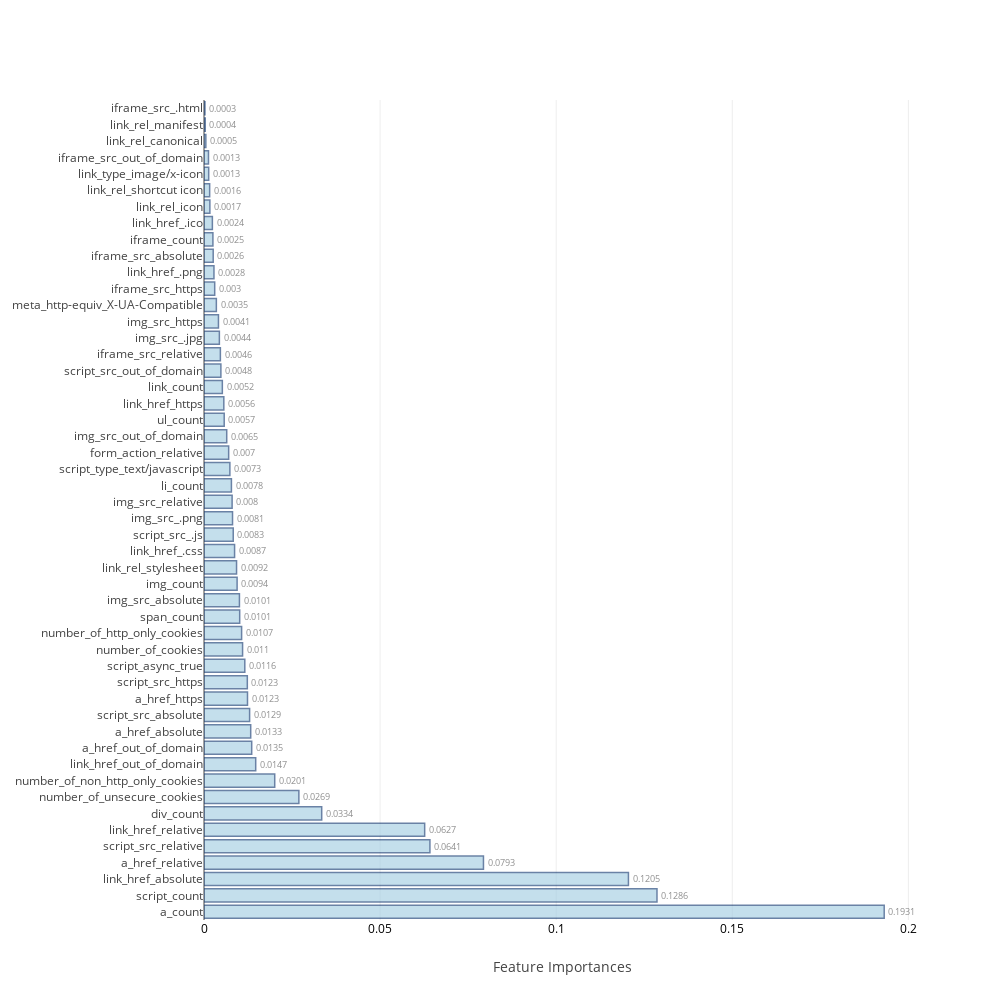
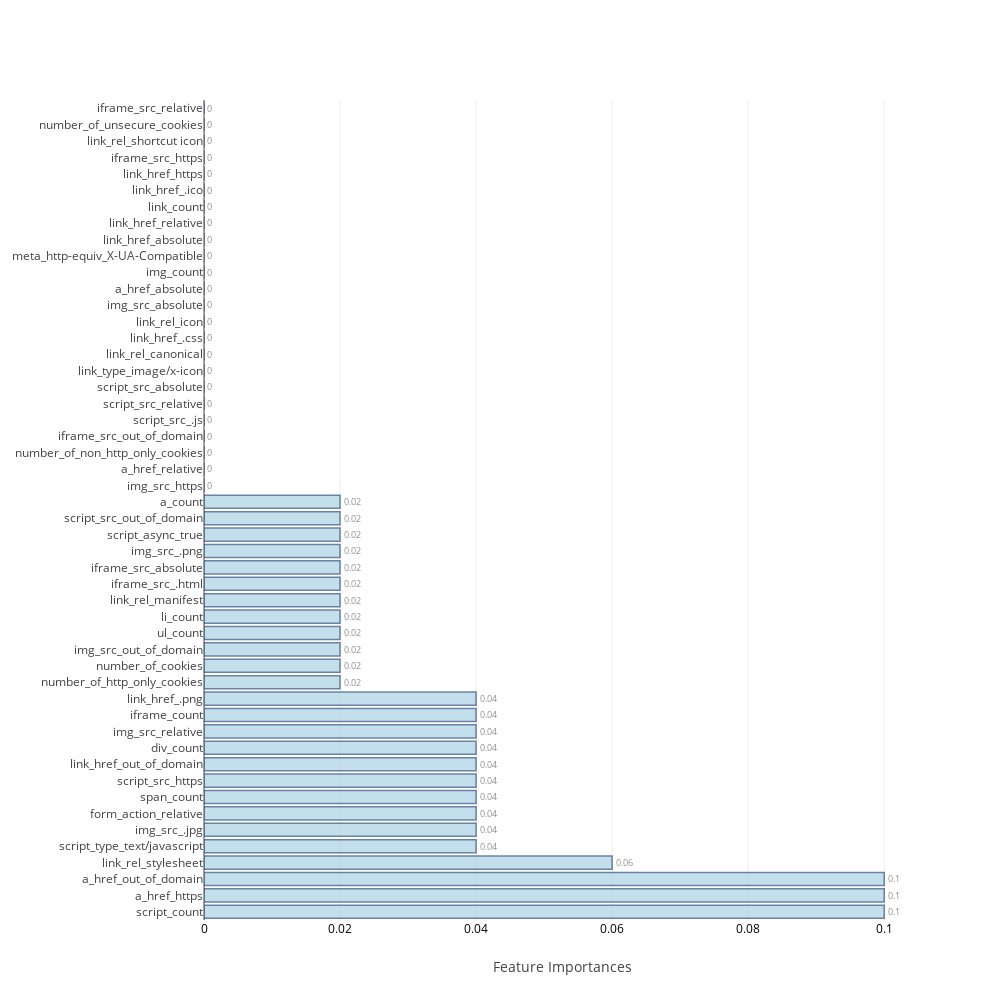
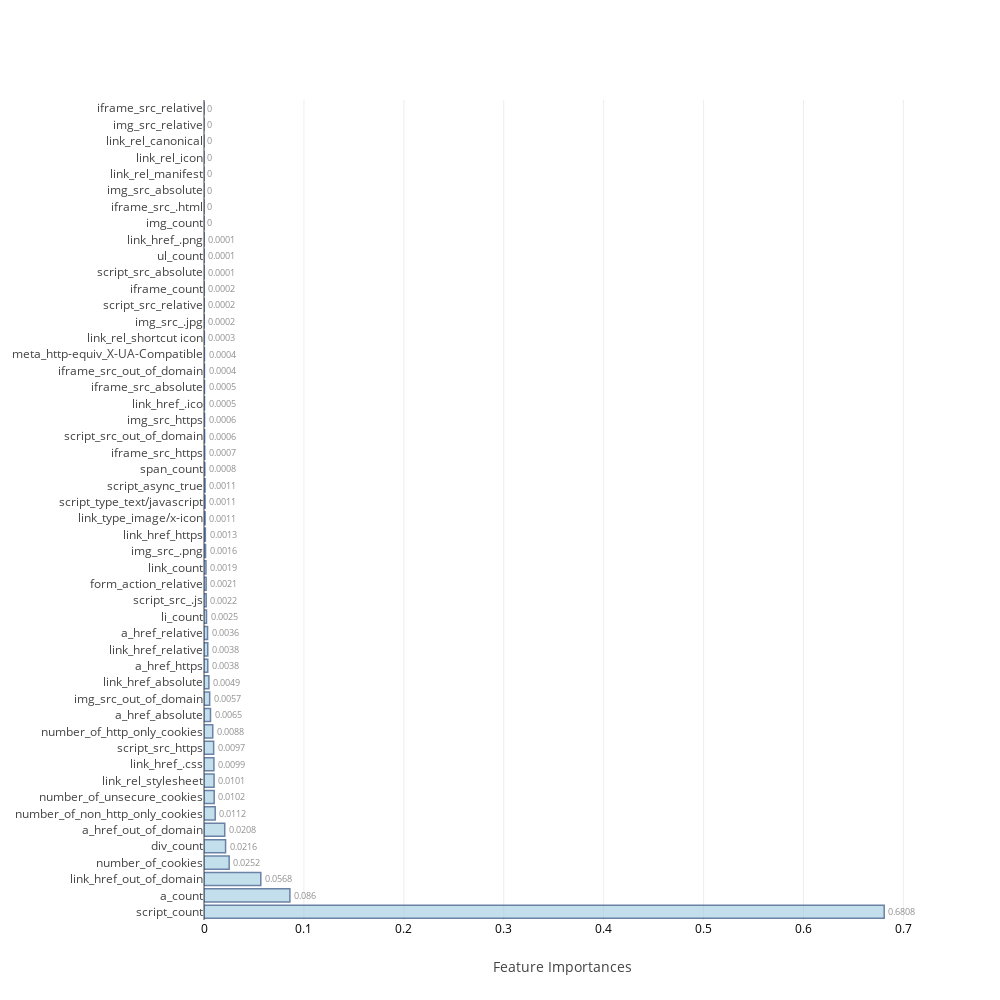
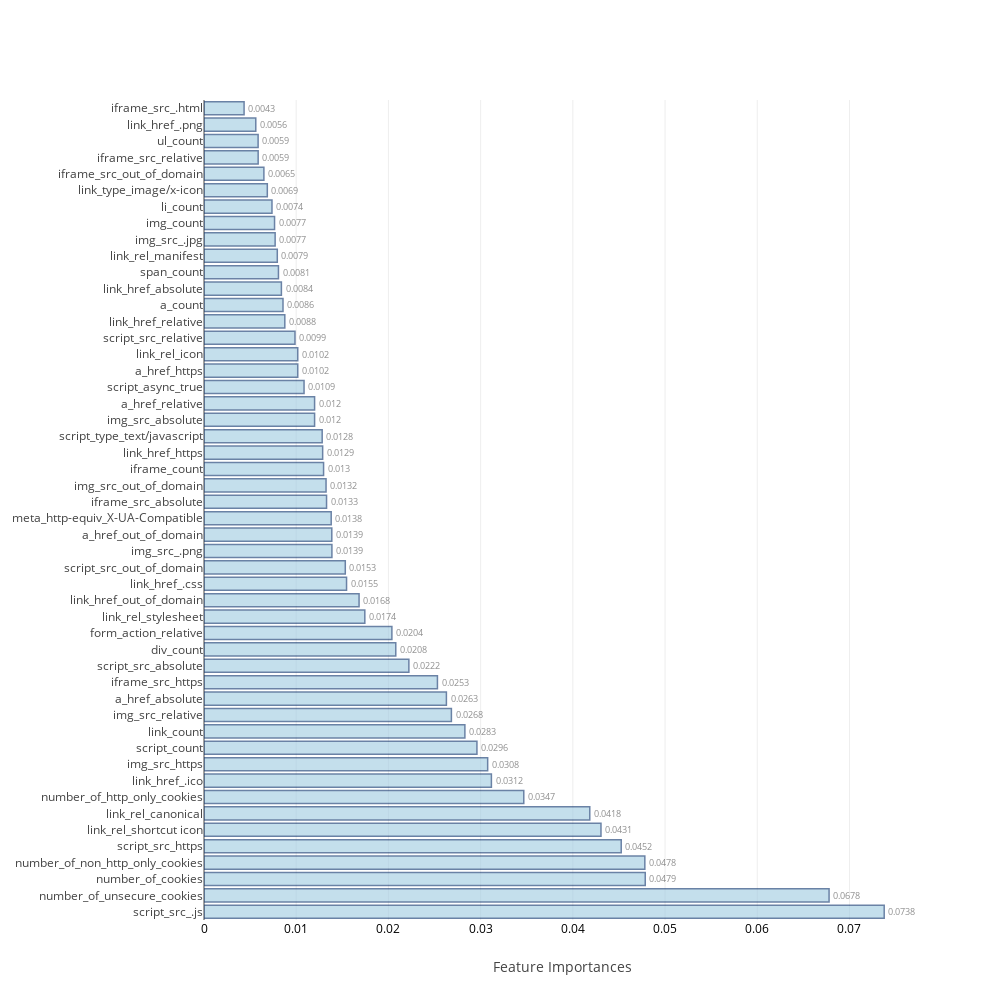

Source (notebook cell) for these figures, in order:
### Code cell
feat_imp=[None]*4
j=0
for i in range(0,8):
    if i>=2 and i<=5:
        model,cm_train,cm_test,acc_train,acc_test,roc_auc,feat_imp[j]=f[i](X_train,Y_train,X_test,Y_test,columns)
        j=j+1
    else:
        model,cm_train,cm_test,acc_train,acc_test,roc_auc=f[i](X_train,Y_train,X_test,Y_test)
    table_80_50_train.loc[i]=   ([acc_train,cm_train.TP,cm_train.TN,cm_train.FP,cm_train.FN,cm_train.FPR,cm_train.FNR])
    table_80_50_test.loc[i] =   ([acc_test ,cm_test.TP, cm_test.TN, cm_test.FP, cm_test.FN, cm_test.FPR, cm_test.FNR,roc_auc])
    print("\n")

### Figure 1 — Plotly figure (JSON) as saved in the notebook; plotly's stock layout.template omitted (floating-point values rounded to 4 significant figures)
{"data": [{"marker": {"color": "rgb(158,202,225)", "line": {"color": "rgb(8,48,107)", "width": 1.5}}, "opacity": 0.6, "orientation": "h", "text": [0.1931, 0.1286, 0.1205, 0.0793, 0.0641, 0.0627, 0.0334, 0.0269, 0.0201, 0.0147, 0.0135, 0.0133, 0.0129, 0.0123, 0.0123, 0.0116, 0.011, 0.0107, 0.0101, 0.0101, 0.0094, 0.0092, 0.0087, 0.0083, 0.0081, 0.008, 0.0078, 0.0073, 0.007, 0.0065, 0.0057, 0.0056, 0.0052, 0.0048, 0.0046, 0.0044, 0.0041, 0.0035, 0.003, 0.0028, 0.0026, 0.0025, 0.0024, 0.0017, 0.0016, 0.0013, 0.0013, 0.0005, 0.0004, 0.0003], "textposition": "outside", "type": "bar", "uid": "f7cd1506-4eed-46ae-8002-1943d5d5f751", "x": [0.1931, 0.1286, 0.1205, 0.07935, 0.06415, 0.06265, 0.03342, 0.02693, 0.02008, 0.01468, 0.01354, 0.01326, 0.01295, 0.01235, 0.0123, 0.01158, 0.01096, 0.01068, 0.01013, 0.01006, 0.009398, 0.009241, 0.008683, 0.008298, 0.0081, 0.007982, 0.007786, 0.007345, 0.007002, 0.006451, 0.005736, 0.005628, 0.005207, 0.004793, 0.004647, 0.004364, 0.004103, 0.003507, 0.003038, 0.002826, 0.00261, 0.002531, 0.002376, 0.001666, 0.001606, 0.00133, 0.001272, 0.0005226, 0.0003511, 0.0002715], "y": ["a_count", "script_count", "link_href_absolute", "a_href_relative", "script_src_relative", "link_href_relative", "div_count", "number_of_unsecure_cookies", "number_of_non_http_only_cookies", "link_href_out_of_domain", "a_href_out_of_domain", "a_href_absolute", "script_src_absolute", "a_href_https", "script_src_https", "script_async_true", "number_of_cookies", "number_of_http_only_cookies", "span_count", "img_src_absolute", "img_count", "link_rel_stylesheet", "link_href_.css", "script_src_.js", "img_src_.png", "img_src_relative", "li_count", "script_type_text/javascript", "form_action_relative", "img_src_out_of_domain", "ul_count", "link_href_https", "link_count", "script_src_out_of_domain", "iframe_src_relative", "img_src_.jpg", "img_src_https", "meta_http-equiv_X-UA-Compatible", "iframe_src_https", "link_href_.png", "iframe_src_absolute", "iframe_count", "link_href_.ico", "link_rel_icon", "link_rel_shortcut icon", "link_type_image/x-icon", "iframe_src_out_of_domain", "link_rel_canonical", "link_rel_manifest", "iframe_src_.html"]}], "layout": {"autosize": false, "height": 1000, "width": 1000, "xaxis": {"tickfont": {"color": "black", "size": 12}, "title": "Feature Importances"}, "yaxis": {"automargin": true}}}

### Figure 2 — Plotly figure (JSON) as saved in the notebook; plotly's stock layout.template omitted (floating-point values rounded to 4 significant figures)
{"data": [{"marker": {"color": "rgb(158,202,225)", "line": {"color": "rgb(8,48,107)", "width": 1.5}}, "opacity": 0.6, "orientation": "h", "text": [0.1, 0.1, 0.1, 0.06, 0.04, 0.04, 0.04, 0.04, 0.04, 0.04, 0.04, 0.04, 0.04, 0.04, 0.02, 0.02, 0.02, 0.02, 0.02, 0.02, 0.02, 0.02, 0.02, 0.02, 0.02, 0.02, 0, 0, 0, 0, 0, 0, 0, 0, 0, 0, 0, 0, 0, 0, 0, 0, 0, 0, 0, 0, 0, 0, 0, 0], "textposition": "outside", "type": "bar", "uid": "40630827-63af-4800-bd85-a7893ca2e125", "x": [0.1, 0.1, 0.1, 0.06, 0.04, 0.04, 0.04, 0.04, 0.04, 0.04, 0.04, 0.04, 0.04, 0.04, 0.02, 0.02, 0.02, 0.02, 0.02, 0.02, 0.02, 0.02, 0.02, 0.02, 0.02, 0.02, 0, 0, 0, 0, 0, 0, 0, 0, 0, 0, 0, 0, 0, 0, 0, 0, 0, 0, 0, 0, 0, 0, 0, 0], "y": ["script_count", "a_href_https", "a_href_out_of_domain", "link_rel_stylesheet", "script_type_text/javascript", "img_src_.jpg", "form_action_relative", "span_count", "script_src_https", "link_href_out_of_domain", "div_count", "img_src_relative", "iframe_count", "link_href_.png", "number_of_http_only_cookies", "number_of_cookies", "img_src_out_of_domain", "ul_count", "li_count", "link_rel_manifest", "iframe_src_.html", "iframe_src_absolute", "img_src_.png", "script_async_true", "script_src_out_of_domain", "a_count", "img_src_https", "a_href_relative", "number_of_non_http_only_cookies", "iframe_src_out_of_domain", "script_src_.js", "script_src_relative", "script_src_absolute", "link_type_image/x-icon", "link_rel_canonical", "link_href_.css", "link_rel_icon", "img_src_absolute", "a_href_absolute", "img_count", "meta_http-equiv_X-UA-Compatible", "link_href_absolute", "link_href_relative", "link_count", "link_href_.ico", "link_href_https", "iframe_src_https", "link_rel_shortcut icon", "number_of_unsecure_cookies", "iframe_src_relative"]}], "layout": {"autosize": false, "height": 1000, "width": 1000, "xaxis": {"tickfont": {"color": "black", "size": 12}, "title": "Feature Importances"}, "yaxis": {"automargin": true}}}

### Figure 3 — Plotly figure (JSON) as saved in the notebook; plotly's stock layout.template omitted (floating-point values rounded to 4 significant figures)
{"data": [{"marker": {"color": "rgb(158,202,225)", "line": {"color": "rgb(8,48,107)", "width": 1.5}}, "opacity": 0.6, "orientation": "h", "text": [0.6808, 0.086, 0.0568, 0.0252, 0.0216, 0.0208, 0.0112, 0.0102, 0.0101, 0.0099, 0.0097, 0.0088, 0.0065, 0.0057, 0.0049, 0.0038, 0.0038, 0.0036, 0.0025, 0.0022, 0.0021, 0.0019, 0.0016, 0.0013, 0.0011, 0.0011, 0.0011, 0.0008, 0.0007, 0.0006, 0.0006, 0.0005, 0.0005, 0.0004, 0.0004, 0.0003, 0.0002, 0.0002, 0.0002, 0.0001, 0.0001, 0.0001, 0, 0, 0, 0, 0, 0, 0, 0], "textposition": "outside", "type": "bar", "uid": "eed1be8b-ffb3-4c20-84f4-8cf7bd52fa94", "x": [0.6808, 0.08597, 0.05684, 0.02518, 0.02159, 0.02075, 0.01122, 0.0102, 0.01007, 0.009912, 0.009657, 0.00875, 0.00649, 0.005681, 0.004882, 0.003773, 0.003768, 0.003563, 0.002489, 0.002201, 0.002144, 0.001947, 0.001566, 0.00135, 0.001101, 0.001077, 0.001064, 0.000822, 0.0007368, 0.0006168, 0.000562, 0.0004965, 0.000484, 0.0004212, 0.0004142, 0.0003242, 0.0002415, 0.0002215, 0.000164, 0.0001298, 0.0001245, 0.0001176, 4.636e-05, 2.919e-05, 1.226e-05, 7.202e-06, 0, 0, 0, 0], "y": ["script_count", "a_count", "link_href_out_of_domain", "number_of_cookies", "div_count", "a_href_out_of_domain", "number_of_non_http_only_cookies", "number_of_unsecure_cookies", "link_rel_stylesheet", "link_href_.css", "script_src_https", "number_of_http_only_cookies", "a_href_absolute", "img_src_out_of_domain", "link_href_absolute", "a_href_https", "link_href_relative", "a_href_relative", "li_count", "script_src_.js", "form_action_relative", "link_count", "img_src_.png", "link_href_https", "link_type_image/x-icon", "script_type_text/javascript", "script_async_true", "span_count", "iframe_src_https", "script_src_out_of_domain", "img_src_https", "link_href_.ico", "iframe_src_absolute", "iframe_src_out_of_domain", "meta_http-equiv_X-UA-Compatible", "link_rel_shortcut icon", "img_src_.jpg", "script_src_relative", "iframe_count", "script_src_absolute", "ul_count", "link_href_.png", "img_count", "iframe_src_.html", "img_src_absolute", "link_rel_manifest", "link_rel_icon", "link_rel_canonical", "img_src_relative", "iframe_src_relative"]}], "layout": {"autosize": false, "height": 1000, "width": 1000, "xaxis": {"tickfont": {"color": "black", "size": 12}, "title": "Feature Importances"}, "yaxis": {"automargin": true}}}

### Figure 4 — Plotly figure (JSON) as saved in the notebook; plotly's stock layout.template omitted (floating-point values rounded to 4 significant figures)
{"data": [{"marker": {"color": "rgb(158,202,225)", "line": {"color": "rgb(8,48,107)", "width": 1.5}}, "opacity": 0.6, "orientation": "h", "text": [0.0738, 0.0678, 0.0479, 0.0478, 0.0452, 0.0431, 0.0418, 0.0347, 0.0312, 0.0308, 0.0296, 0.0283, 0.0268, 0.0263, 0.0253, 0.0222, 0.0208, 0.0204, 0.0174, 0.0168, 0.0155, 0.0153, 0.0139, 0.0139, 0.0138, 0.0133, 0.0132, 0.013, 0.0129, 0.0128, 0.012, 0.012, 0.0109, 0.0102, 0.0102, 0.0099, 0.0088, 0.0086, 0.0084, 0.0081, 0.0079, 0.0077, 0.0077, 0.0074, 0.0069, 0.0065, 0.0059, 0.0059, 0.0056, 0.0043], "textposition": "outside", "type": "bar", "uid": "3a59d898-7ab4-4453-93b8-10c4493f8b59", "x": [0.07377, 0.06779, 0.04785, 0.04781, 0.04525, 0.04305, 0.04184, 0.03468, 0.03117, 0.03076, 0.0296, 0.02829, 0.02683, 0.02629, 0.02531, 0.02222, 0.0208, 0.02038, 0.01744, 0.01682, 0.01546, 0.01532, 0.01387, 0.01386, 0.01379, 0.01329, 0.01324, 0.01297, 0.01287, 0.01282, 0.01199, 0.01199, 0.01085, 0.01017, 0.01017, 0.009866, 0.008763, 0.008568, 0.008394, 0.008074, 0.007948, 0.007715, 0.007651, 0.007372, 0.006866, 0.006495, 0.005874, 0.005868, 0.005615, 0.004346], "y": ["script_src_.js", "number_of_unsecure_cookies", "number_of_cookies", "number_of_non_http_only_cookies", "script_src_https", "link_rel_shortcut icon", "link_rel_canonical", "number_of_http_only_cookies", "link_href_.ico", "img_src_https", "script_count", "link_count", "img_src_relative", "a_href_absolute", "iframe_src_https", "script_src_absolute", "div_count", "form_action_relative", "link_rel_stylesheet", "link_href_out_of_domain", "link_href_.css", "script_src_out_of_domain", "img_src_.png", "a_href_out_of_domain", "meta_http-equiv_X-UA-Compatible", "iframe_src_absolute", "img_src_out_of_domain", "iframe_count", "link_href_https", "script_type_text/javascript", "img_src_absolute", "a_href_relative", "script_async_true", "a_href_https", "link_rel_icon", "script_src_relative", "link_href_relative", "a_count", "link_href_absolute", "span_count", "link_rel_manifest", "img_src_.jpg", "img_count", "li_count", "link_type_image/x-icon", "iframe_src_out_of_domain", "iframe_src_relative", "ul_count", "link_href_.png", "iframe_src_.html"]}], "layout": {"autosize": false, "height": 1000, "width": 1000, "xaxis": {"tickfont": {"color": "black", "size": 12}, "title": "Feature Importances"}, "yaxis": {"automargin": true}}}
